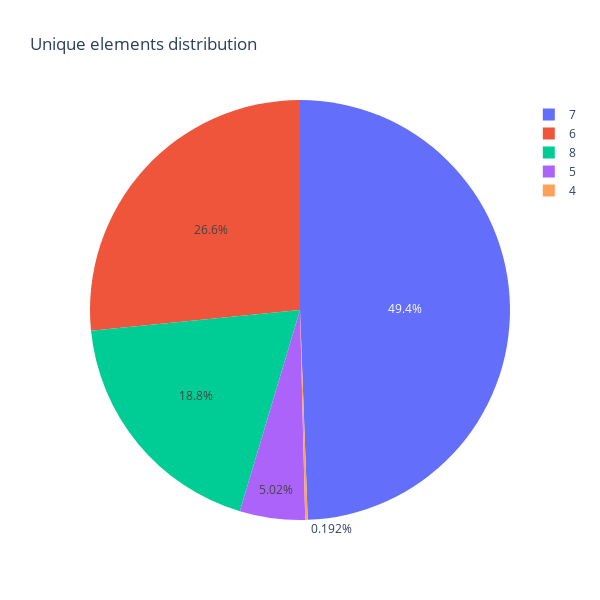

Notebook code cell kept with this figure:
### Markdown cell above
Checking the distribution of equations by number of unique elements

### Code cell
# Counting unique elements distribution
df_temp = df_unique["count"].value_counts()

# Creating figure
fig = go.Figure()

# Adding trace
fig.add_trace(
    go.Pie(
        labels=df_temp.index,
        values=df_temp,
    )
)

# Updating the layout
fig.update_layout(
    title="Unique elements distribution",
    height=600,
    width=600,
)

# Showing the figure
fig.show()

### Figure 1 — Plotly figure (JSON) as saved in the notebook; plotly's stock layout.template omitted (floating-point values rounded to 4 significant figures)
{"data": [{"labels": [7, 6, 8, 5, 4], "type": "pie", "values": [8757, 4711, 3331, 890, 34]}], "layout": {"height": 600, "title": {"text": "Unique elements distribution"}, "width": 600}}
